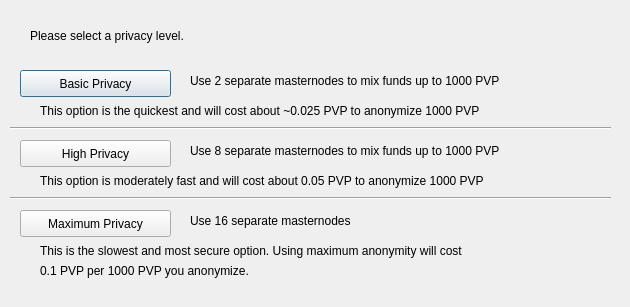
<?xml version="1.0" encoding="UTF-8"?>
<ui version="4.0">
 <class>DarksendConfig</class>
 <widget class="QDialog" name="DarksendConfig">
  <property name="geometry">
   <rect>
    <x>0</x>
    <y>0</y>
    <width>630</width>
    <height>307</height>
   </rect>
  </property>
  <property name="windowTitle">
   <string>Configure PrivateSend</string>
  </property>
  <widget class="QPushButton" name="buttonBasic">
   <property name="geometry">
    <rect>
     <x>20</x>
     <y>70</y>
     <width>151</width>
     <height>27</height>
    </rect>
   </property>
   <property name="text">
    <string>Basic Privacy</string>
   </property>
  </widget>
  <widget class="QPushButton" name="buttonHigh">
   <property name="geometry">
    <rect>
     <x>20</x>
     <y>140</y>
     <width>151</width>
     <height>27</height>
    </rect>
   </property>
   <property name="text">
    <string>High Privacy</string>
   </property>
  </widget>
  <widget class="QPushButton" name="buttonMax">
   <property name="geometry">
    <rect>
     <x>20</x>
     <y>210</y>
     <width>151</width>
     <height>27</height>
    </rect>
   </property>
   <property name="text">
    <string>Maximum Privacy</string>
   </property>
  </widget>
  <widget class="QLabel" name="label">
   <property name="geometry">
    <rect>
     <x>30</x>
     <y>20</y>
     <width>571</width>
     <height>31</height>
    </rect>
   </property>
   <property name="text">
    <string>Please select a privacy level.</string>
   </property>
  </widget>
  <widget class="QLabel" name="label_2">
   <property name="geometry">
    <rect>
     <x>190</x>
     <y>70</y>
     <width>421</width>
     <height>21</height>
    </rect>
   </property>
   <property name="text">
    <string>Use 2 separate masternodes to mix funds up to 1000 PVP</string>
   </property>
  </widget>
  <widget class="QLabel" name="label_3">
   <property name="geometry">
    <rect>
     <x>190</x>
     <y>140</y>
     <width>411</width>
     <height>21</height>
    </rect>
   </property>
   <property name="text">
    <string>Use 8 separate masternodes to mix funds up to 1000 PVP</string>
   </property>
  </widget>
  <widget class="QLabel" name="label_4">
   <property name="geometry">
    <rect>
     <x>190</x>
     <y>210</y>
     <width>421</width>
     <height>21</height>
    </rect>
   </property>
   <property name="text">
    <string>Use 16 separate masternodes</string>
   </property>
  </widget>
  <widget class="QLabel" name="label_6">
   <property name="geometry">
    <rect>
     <x>40</x>
     <y>100</y>
     <width>561</width>
     <height>21</height>
    </rect>
   </property>
   <property name="text">
    <string>This option is the quickest and will cost about ~0.025 PVP to anonymize 1000 PVP</string>
   </property>
  </widget>
  <widget class="QLabel" name="label_7">
   <property name="geometry">
    <rect>
     <x>40</x>
     <y>170</y>
     <width>561</width>
     <height>21</height>
    </rect>
   </property>
   <property name="text">
    <string>This option is moderately fast and will cost about 0.05 PVP to anonymize 1000 PVP</string>
   </property>
  </widget>
  <widget class="QLabel" name="label_8">
   <property name="geometry">
    <rect>
     <x>40</x>
     <y>240</y>
     <width>561</width>
     <height>21</height>
    </rect>
   </property>
   <property name="text">
    <string>This is the slowest and most secure option. Using maximum anonymity will cost</string>
   </property>
  </widget>
  <widget class="QLabel" name="label_9">
   <property name="geometry">
    <rect>
     <x>40</x>
     <y>260</y>
     <width>561</width>
     <height>21</height>
    </rect>
   </property>
   <property name="text">
    <string>0.1 PVP per 1000 PVP you anonymize.</string>
   </property>
  </widget>
  <widget class="Line" name="line">
   <property name="geometry">
    <rect>
     <x>10</x>
     <y>120</y>
     <width>601</width>
     <height>16</height>
    </rect>
   </property>
   <property name="orientation">
    <enum>Qt::Horizontal</enum>
   </property>
  </widget>
  <widget class="Line" name="line_2">
   <property name="geometry">
    <rect>
     <x>10</x>
     <y>190</y>
     <width>601</width>
     <height>16</height>
    </rect>
   </property>
   <property name="orientation">
    <enum>Qt::Horizontal</enum>
   </property>
  </widget>
 </widget>
 <resources/>
 <connections/>
</ui>
